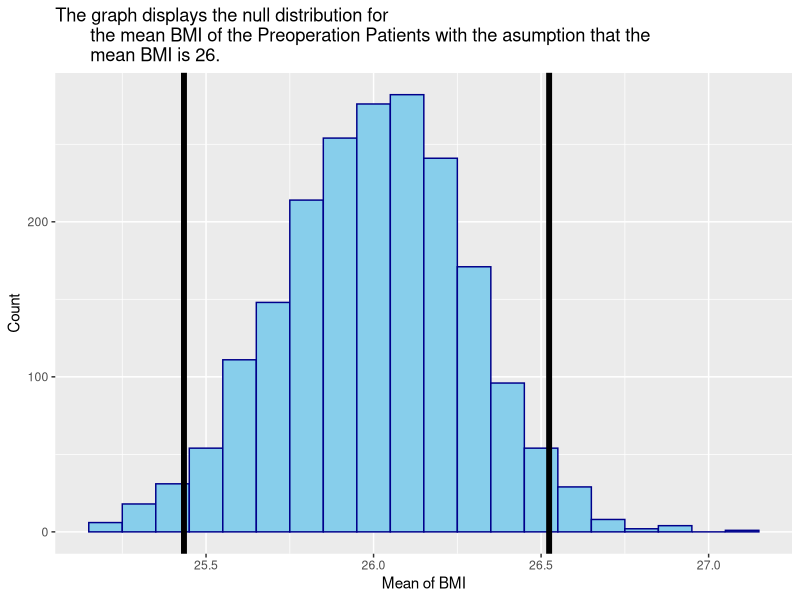

This figure's R source:
## ---- chunk 1
library(tidyverse)
licorice <- read_csv("data/licorice.csv") 
## ---- chunk 2
c_licorice <- licorice %>% filter(!is.na(pacu30min_throatPain))

n_sims <- 1000
set.seed(1)
boot_dist = numeric(n_sims)

for (i in 1:n_sims){
  set.seed(i)
  indices <- sample(1:nrow(c_licorice), replace = TRUE)
  boot_mean <- c_licorice %>%
    slice(indices) %>%
    summarize(boot_meean = mean(pacu30min_throatPain)) %>% pull()
  boot_dist[i] = boot_mean
  
  
  
}
boot_means <- tibble(boot_dist)
boot_means %>% summarize(Lower = quantile(boot_dist, 0.025),
                         Upper = quantile(boot_dist, 0.975)) %>% 
  knitr::kable()
t.test(c_licorice$pacu30min_throatPain, conf.level = .95)
## ---- chunk 3

b_licorice <- licorice %>% summarize(mean_b = mean(preOp_calcBMI))

set.seed(2)
n_sims <- 2000
boot_dist = numeric(n_sims) 
for(i in 1:n_sims){ 
  set.seed(i) 
  indices <- sample(1:nrow(licorice), replace = T)
  boot_mean <- licorice %>%
    slice(indices) %>%                    
    summarize(boot_mean = mean(preOp_calcBMI)) %>% 
    pull()
  
  boot_dist[i] <- boot_mean 
} 
mu_0 = 26
boot_means <- tibble(boot_dist)

offset <- boot_means %>% 
  summarize(mu_0 - mean(boot_dist) )%>% pull()
boot_means <- tibble(boot_dist)
boot_means %>% summarize(Lower = quantile(boot_dist, 0.025),
                         Upper = quantile(boot_dist, 0.975)) %>% 
  knitr::kable()
boot_means <- boot_means %>% 
  mutate(shifted_means = boot_dist+offset)
ggplot(data = boot_means, aes(x = shifted_means)) +
  geom_histogram(binwidth = 0.1, color = "darkblue", fill = "skyblue") + 
  labs(x = "Mean of BMI", 
       y = "Count",
       title = "The graph displays the null distribution for 
       the mean BMI of the Preoperation Patients with the asumption that the 
       mean BMI is 26.") +
  geom_vline(xintercept = quantile(boot_means$shifted_means, 0.025), 
             lwd = 2, 
             color = "black") +
  geom_vline(xintercept = quantile(boot_means$shifted_means, 0.975),
             lwd= 2,
             color = "black")


obs <- licorice %>% 
  summarize(mean(preOp_calcBMI)) %>%
  pull()
dif <- mu_0 - obs
boot_means <- boot_means %>%
  mutate(shifted_means = boot_dist + offset)

boot_means1 <- boot_means %>%
  mutate(extreme = ifelse(shifted_means <=obs| 
                            shifted_means >=mu_0 + dif, 1,0))%>%
  count(extreme) %>% 
  mutate(prob = n / sum(n)) %>% 
  select(prob) %>% 
  slice(2)
boot_means1 %>% knitr::kable()

## ---- chunk 4

B_pain <- c_licorice %>% 
  mutate(asapain = ifelse(pacu30min_throatPain >0, 1, 0)) 


t.test(B_pain$preOp_asa ~ asapain, 
       data = B_pain,
       mu = 0,
       var.equal = FALSE,
       alternative = "two.sided",
       conf.level = 0.95)







## ---- chunk 5
t.test(pacu30min_throatPain ~ treat, 
       data = c_licorice,
       mu = 0,
       var.equal = FALSE,
       alternative = "greater",
       conf.level = 0.95)


## ---- chunk 6
set.seed(5)
cc_licorice <- c_licorice %>% 
  mutate(pain = ifelse(pacu30min_throatPain >0 | pacu30min_swallowPain >0, 1, 0)) 
licorice_l <- cc_licorice %>% 
  filter(treat == 0 ) 
sugar <- cc_licorice %>% 
  filter(treat == 1 )
n_sims <- 2000
boot_diffs <- numeric(n_sims)


for(i in 1:n_sims){
  # create indices
  indices_h <- sample(1:nrow(licorice_l), replace = T)
  indices_p <- sample(1:nrow(sugar), replace = T)
  # bootstrap est. group means
  temp_h <- licorice_l %>% 
    slice(indices_h) %>% 
    summarize(mean1 = mean(pain)) %>% 
    select(mean1) %>% 
    pull()
  temp_p <- sugar %>% 
    slice(indices_p) %>% 
    summarize(mean_jitter = mean(pain)) %>% 
    select(mean_jitter) %>% 
    pull()

  boot_diffs[i] <- temp_h - temp_p
}
boot_diffs <- tibble(diffs = boot_diffs)
boot_diffs %>% 
  summarize(lower = quantile(diffs, 0.025),
            upper = quantile(diffs, 0.975))
obs_diff <- boot_diffs %>% 
  summarize(obs_diff = mean(diffs)) %>% 
  pull()
offset <- boot_diffs %>% 
  summarize(offset = 0 - mean(diffs)) %>% 
  pull()
null_dist <- boot_diffs %>% 
  mutate(centered_diffs = diffs + offset) %>% 
  select(centered_diffs)
null_dist %>% 
  mutate(extreme = ifelse(centered_diffs > abs(obs_diff), 1, 0)) %>% 
  summarize(p_val = mean(extreme))

